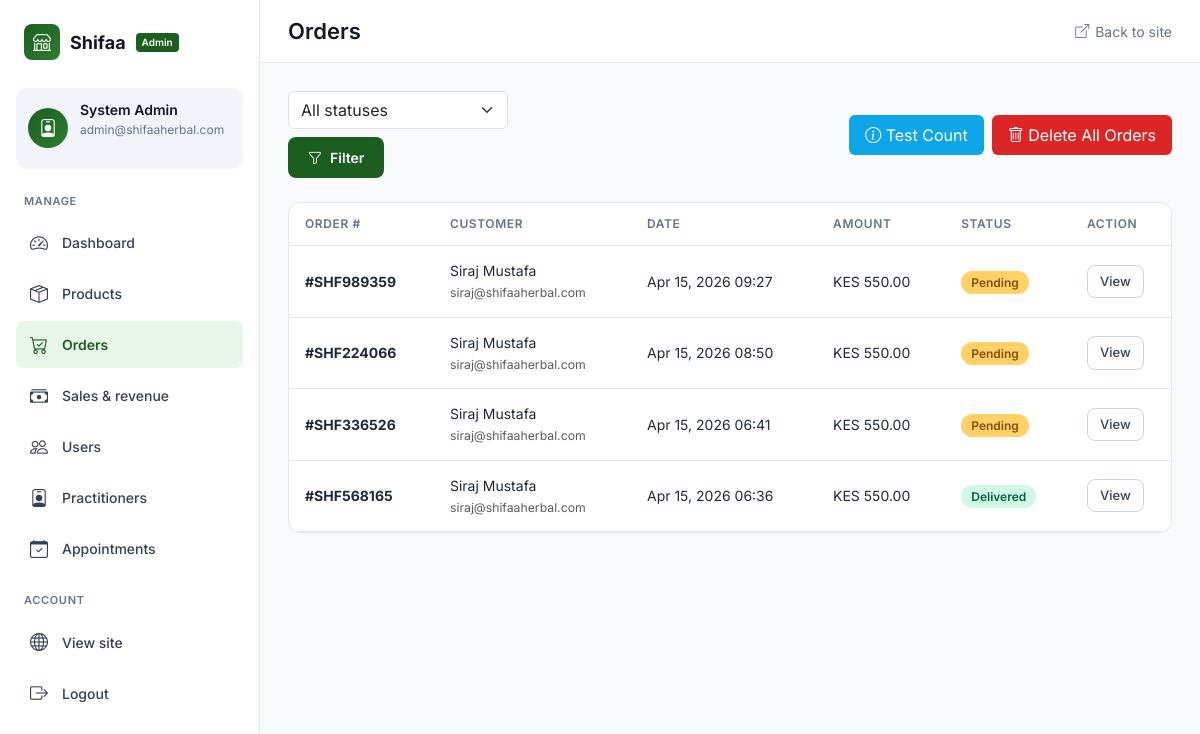
Page /admin/orders (signed in) on the earlier database version.
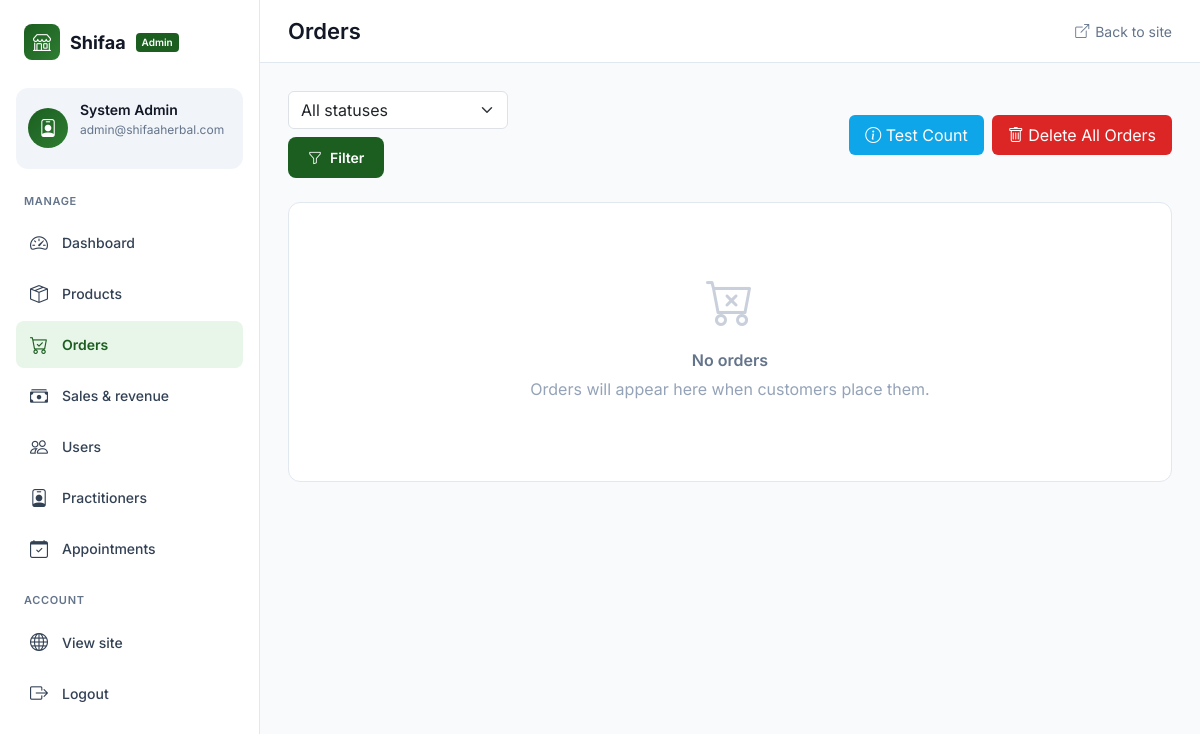
Same page on the later database version.
### models.py (models this page shows, shortened)
class Order(db.Model):
    __tablename__ = 'order'
    id = db.Column(db.Integer, primary_key=True)
    order_number = db.Column(db.String(50), unique=True, nullable=False, index=True)  # Added index
    user_id = db.Column(db.Integer, db.ForeignKey('user.id'), nullable=False, index=True)  # Added index
    total_amount = db.Column(db.Numeric(10, 2), nullable=False)
    status = db.Column(db.String(50), default='pending', index=True)  # Added index
    shipping_address = db.Column(db.Text, nullable=False)
    delivery_option = db.Column(db.String(50), default='standard')
    payment_method = db.Column(db.String(50), default='mpesa')
    payment_status = db.Column(db.String(50), default='pending', index=True)  # Added index
    notes = db.Column(db.Text)
    created_at = db.Column(db.DateTime, default=datetime.utcnow, index=True)  # Added index
    updated_at = db.Column(db.DateTime, default=datetime.utcnow, onupdate=datetime.utcnow)
    items = db.relationship('OrderItem', backref='order', lazy='dynamic', cascade='all, delete-orphan')
    __table_args__ = (
        db.Index('idx_order_user_status', 'user_id', 'status'),
        db.Index('idx_order_created_status', 'created_at', 'status'),
    )

class User(UserMixin, db.Model):
    __tablename__ = 'user'
    id = db.Column(db.Integer, primary_key=True)
    name = db.Column(db.String(100), nullable=False)
    email = db.Column(db.String(120), unique=True, nullable=False, index=True)  # Added index
    phone = db.Column(db.String(20))
    address = db.Column(db.Text)
    role = db.Column(db.String(20), default='user', index=True)  # Added index
    password_hash = db.Column(db.String(255), nullable=False)
    created_at = db.Column(db.DateTime, default=datetime.utcnow)
    updated_at = db.Column(db.DateTime, default=datetime.utcnow, onupdate=datetime.utcnow)
    orders = db.relationship('Order', backref='user', lazy='dynamic')
    cart_items = db.relationship('CartItem', backref='user', lazy='dynamic', cascade='all, delete-orphan')
    appointments = db.relationship('Appointment', backref='user', lazy='dynamic')

### app.py (the view)
    @app.route("/admin/orders")
    @login_required
    @admin_required
    def admin_orders():
        from models import Order
        status_filter = request.args.get("status", "")
        page = request.args.get('page', 1, type=int)
        query = Order.query.order_by(Order.created_at.desc())
        if status_filter:
            query = query.filter_by(status=status_filter)
        paginated_orders = query.paginate(page=page, per_page=app.config["ORDERS_PER_PAGE"], error_out=False)
        return render_template("admin/orders.html",
                             orders=paginated_orders.items,
                             pagination=paginated_orders,
                             status_filter=status_filter)

### templates/admin/orders.html (shortened to what this page needs)
{% extends "admin/base.html" %}
{% block page_title %}Orders{% endblock %}
{% block content %}
<div class="d-flex justify-content-between align-items-center mb-4">
    <form method="get" class="d-flex gap-2 flex-wrap">
        <select name="status" class="form-select" style="max-width: 220px;">
            <option value="">All statuses</option>
        </select>
        <button type="submit" class="btn-admin"><i class="bi bi-funnel"></i> Filter</button>
    </form>
    <div class="d-flex gap-2">
        <a href="{{ url_for('test_cleanup') }}" class="btn-info" style="background: #0ea5e9; color: white; border: none; padding: 0.5rem 1rem; border-radius: 0.375rem; text-decoration: none;">
            <i class="bi bi-info-circle"></i> Test Count
        </a>
        <form method="POST" action="{{ url_for('cleanup_orders') }}" onsubmit="return confirm('WARNING: This will delete ALL orders and order items permanently. This action cannot be undone. Are you sure you want to start fresh?');">
            <button type="submit" class="btn-danger" style="background: #dc2626; color: white; border: none; padding: 0.5rem 1rem; border-radius: 0.375rem;">
                <i class="bi bi-trash"></i> Delete All Orders
            </button>
        </form>
    </div>
</div>
<div class="card-admin">
    <div class="card-body p-0">
        {% if orders %}
        <div class="table-responsive">
            <table class="table-admin">
                <thead>
                    <tr>
                        <th>Order #</th>
                        <th>Customer</th>
                        <th>Date</th>
                        <th>Amount</th>
                        <th>Status</th>
                        <th style="width: 100px;">Action</th>
                    </tr>
                </thead>
                <tbody>
                    {% for order in orders %}
                    <tr>
                        <td><strong>#{{ order.order_number }}</strong></td>
                        <td>{{ order.user.name }}<br><small class="text-muted">{{ order.user.email }}</small></td>
                        <td>{{ order.created_at.strftime('%b %d, %Y %H:%M') }}</td>
                        <td>{{ order.total_amount|currency }}</td>
                        <td><span class="badge-status badge-{{ order.status }}">{{ order.status|title }}</span></td>
                        <td><a href="{{ url_for('admin_order_detail', order_id=order.id) }}" class="btn-sm-admin">View</a></td>
                    </tr>
                    {% endfor %}
                </tbody>
            </table>
        </div>
        {% else %}
        <div class="card-body">
            <div class="empty-state">
                <i class="bi bi-cart-x"></i>
                <h4>No orders</h4>
                <p>Orders will appear here when customers place them.</p>
            </div>
        </div>
        {% endif %}
    </div>
</div>
{% endblock %}

Differences in the rows shown:
removed Order: order_number "SHF989359", user.name "Siraj Mustafa", user.email "siraj@shifaaherbal.com", created_at "Apr 15, 2026 09:27", total_amount "KES 550.00", status "Pending"
removed Order: order_number "SHF224066", user.name "Siraj Mustafa", user.email "siraj@shifaaherbal.com", created_at "Apr 15, 2026 08:50", total_amount "KES 550.00", status "Pending"
removed Order: order_number "SHF336526", user.name "Siraj Mustafa", user.email "siraj@shifaaherbal.com", created_at "Apr 15, 2026 06:41", total_amount "KES 550.00", status "Pending"
removed Order: order_number "SHF568165", user.name "Siraj Mustafa", user.email "siraj@shifaaherbal.com", created_at "Apr 15, 2026 06:36", total_amount "KES 550.00", status "Delivered"
Other differences:
text no longer shown: "ORDER # CUSTOMER DATE AMOUNT STATUS ACTION"
text now shown: "No orders Orders will appear here when customers place them."
